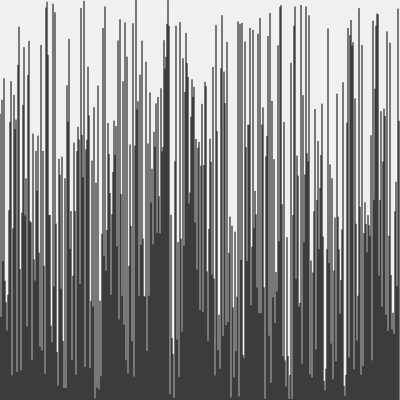
Frame 1 (no input)
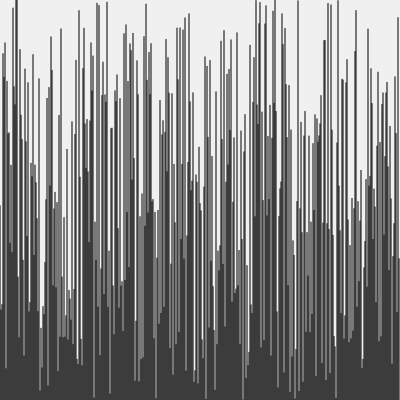
Frame 2 (the mouse pressed at the canvas centre, redrawn once)

The p5.js sketch that drew these frames (run headless with seeded random() and noise() and a simulated clock; the mouse was pressed at the canvas centre and the sketch redrawn once):

// p5.js sketch
// ── sketch.js
function setup() {
  createCanvas(400, 400);
  noLoop();
}

function draw() {
  background(240);
  
  for (let i = 0; i < width; i++) {
    let lineHeight = height - map(random(), 0, 1, 0, height);
    line(i, lineHeight, i, height);
    
    print(lineHeight);
  } 
}
